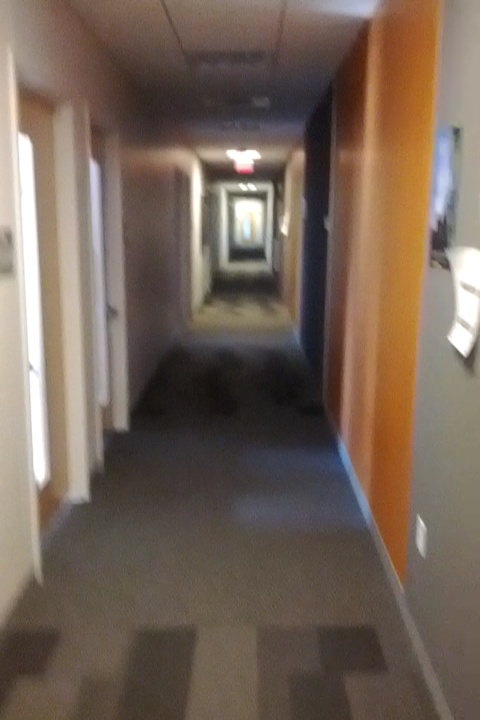
#> input picture data3/frame109.jpg, 480 x 720 px, given in place of frame121.jpg, which was not available
$ python find_image.py   (Python 2 division)   (older library calls are emulated)
#> lines starting #> are read from the running program, lines starting #| are printed output that depends on the picture
import cv2
import numpy
import os
import collections
import operator
from pprint import pprint
import hashlib
# Used for timing
import time

files = []
matcher = None

def get_image(image_path):
	return cv2.imread(image_path, cv2.CV_LOAD_IMAGE_GRAYSCALE)
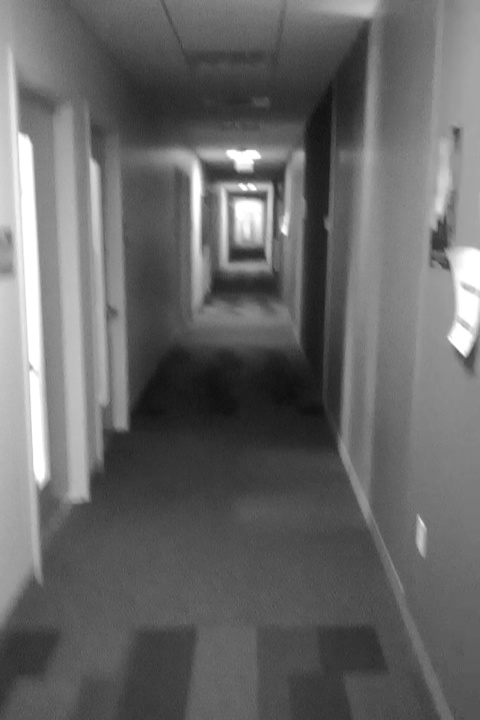
#> returned value: shape (720, 480); min 13, max 255, mean 103.3

def get_image_features(image):
	# Workadound for missing interfaces
#> (the run stopped early here; a loop or call above may not have finished)

$ run again, on data3/frame110.jpg
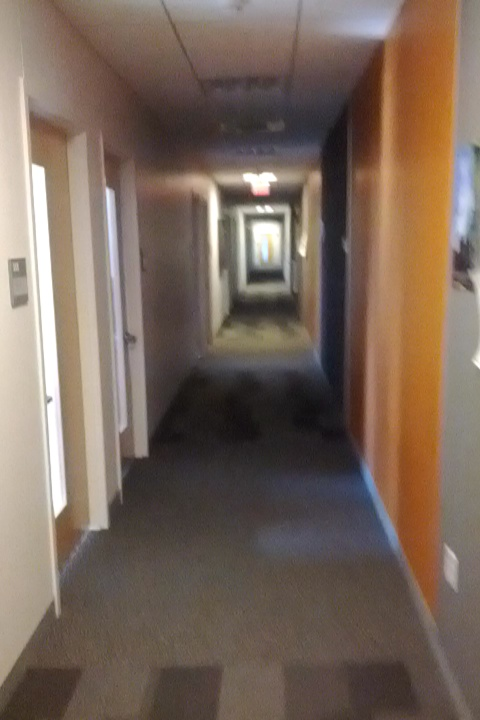
#> input picture data3/frame110.jpg, 480 x 720 px, given in place of frame121.jpg, which was not available
#> in get_image, `return cv2.imread(image_path, cv2.CV_LOAD_IMAGE_GRAYSCALE)`:
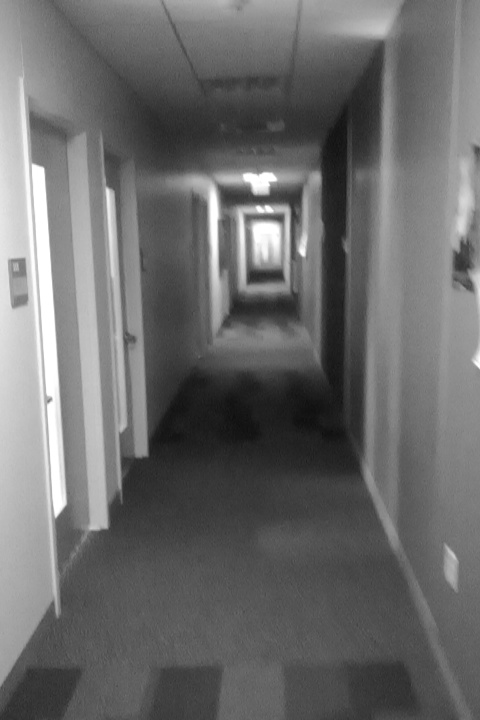
#> returned value: shape (720, 480); min 14, max 255, mean 107.1

$ run again, on data3/frame132.jpg
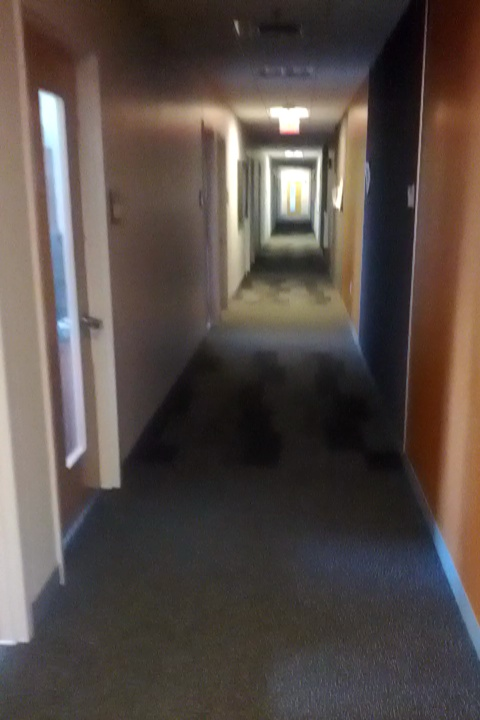
#> input picture data3/frame132.jpg, 480 x 720 px, given in place of frame121.jpg, which was not available
#> in get_image, `return cv2.imread(image_path, cv2.CV_LOAD_IMAGE_GRAYSCALE)`:
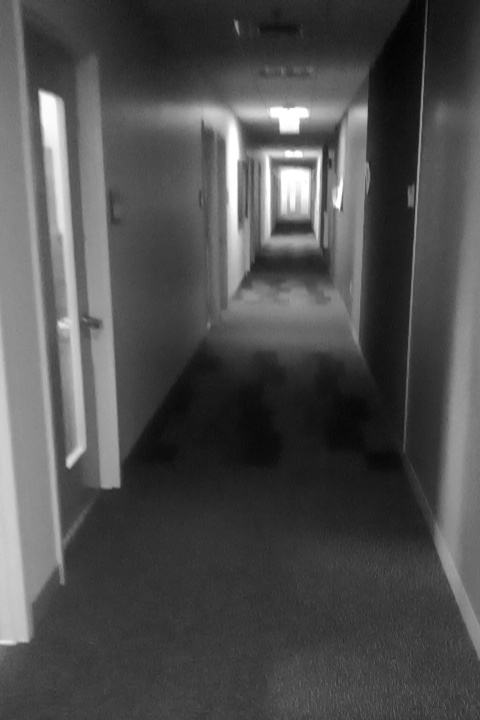
#> returned value: shape (720, 480); min 1, max 255, mean 78.5
